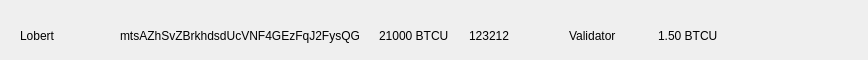
<?xml version="1.0" encoding="UTF-8"?>
<ui version="4.0">
 <class>MNRow</class>
 <widget class="QWidget" name="MNRow">
  <property name="geometry">
   <rect>
    <x>0</x>
    <y>0</y>
    <width>868</width>
    <height>60</height>
   </rect>
  </property>
  <property name="minimumSize">
   <size>
    <width>0</width>
    <height>60</height>
   </size>
  </property>
  <property name="maximumSize">
   <size>
    <width>16777215</width>
    <height>60</height>
   </size>
  </property>
  <property name="windowTitle">
   <string>Form</string>
  </property>
  <property name="styleSheet">
   <string notr="true"/>
  </property>
  <layout class="QVBoxLayout" name="verticalLayout">
   <item>
    <widget class="QWidget" name="Contener" native="true">
     <property name="minimumSize">
      <size>
       <width>0</width>
       <height>50</height>
      </size>
     </property>
     <property name="maximumSize">
      <size>
       <width>16777215</width>
       <height>50</height>
      </size>
     </property>
     <layout class="QHBoxLayout" name="horizontalLayout">
      <item>
       <widget class="QLabel" name="labelName">
        <property name="minimumSize">
         <size>
          <width>90</width>
          <height>0</height>
         </size>
        </property>
        <property name="maximumSize">
         <size>
          <width>80</width>
          <height>16777215</height>
         </size>
        </property>
        <property name="text">
         <string>Lobert</string>
        </property>
       </widget>
      </item>
      <item>
       <spacer name="horizontalSpacer">
        <property name="orientation">
         <enum>Qt::Horizontal</enum>
        </property>
        <property name="sizeHint" stdset="0">
         <size>
          <width>40</width>
          <height>20</height>
         </size>
        </property>
       </spacer>
      </item>
      <item>
       <widget class="QLabel" name="labelAddress">
        <property name="minimumSize">
         <size>
          <width>250</width>
          <height>0</height>
         </size>
        </property>
        <property name="maximumSize">
         <size>
          <width>250</width>
          <height>16777215</height>
         </size>
        </property>
        <property name="text">
         <string>mtsAZhSvZBrkhdsdUcVNF4GEzFqJ2FysQG</string>
        </property>
       </widget>
      </item>
      <item>
       <spacer name="horizontalSpacer_2">
        <property name="orientation">
         <enum>Qt::Horizontal</enum>
        </property>
        <property name="sizeHint" stdset="0">
         <size>
          <width>40</width>
          <height>20</height>
         </size>
        </property>
       </spacer>
      </item>
      <item>
       <widget class="QLabel" name="labelLeasing">
        <property name="minimumSize">
         <size>
          <width>80</width>
          <height>0</height>
         </size>
        </property>
        <property name="maximumSize">
         <size>
          <width>80</width>
          <height>16777215</height>
         </size>
        </property>
        <property name="text">
         <string>21000 BTCU</string>
        </property>
       </widget>
      </item>
      <item>
       <spacer name="horizontalSpacer_3">
        <property name="orientation">
         <enum>Qt::Horizontal</enum>
        </property>
        <property name="sizeHint" stdset="0">
         <size>
          <width>40</width>
          <height>20</height>
         </size>
        </property>
       </spacer>
      </item>
      <item>
       <widget class="QLabel" name="labelBlockHeight">
        <property name="minimumSize">
         <size>
          <width>90</width>
          <height>0</height>
         </size>
        </property>
        <property name="maximumSize">
         <size>
          <width>90</width>
          <height>16777215</height>
         </size>
        </property>
        <property name="text">
         <string>123212</string>
        </property>
       </widget>
      </item>
      <item>
       <spacer name="horizontalSpacer_4">
        <property name="orientation">
         <enum>Qt::Horizontal</enum>
        </property>
        <property name="sizeHint" stdset="0">
         <size>
          <width>40</width>
          <height>20</height>
         </size>
        </property>
       </spacer>
      </item>
      <item>
       <widget class="QLabel" name="labelType">
        <property name="minimumSize">
         <size>
          <width>80</width>
          <height>0</height>
         </size>
        </property>
        <property name="maximumSize">
         <size>
          <width>80</width>
          <height>16777215</height>
         </size>
        </property>
        <property name="text">
         <string>Validator</string>
        </property>
       </widget>
      </item>
      <item>
       <spacer name="horizontalSpacer_5">
        <property name="orientation">
         <enum>Qt::Horizontal</enum>
        </property>
        <property name="sizeHint" stdset="0">
         <size>
          <width>40</width>
          <height>20</height>
         </size>
        </property>
       </spacer>
      </item>
      <item>
       <widget class="QLabel" name="labelProfit">
        <property name="minimumSize">
         <size>
          <width>150</width>
          <height>0</height>
         </size>
        </property>
        <property name="maximumSize">
         <size>
          <width>150</width>
          <height>16777215</height>
         </size>
        </property>
        <property name="text">
         <string>1.50 BTCU</string>
        </property>
       </widget>
      </item>
      <item>
       <spacer name="horizontalSpacer_6">
        <property name="orientation">
         <enum>Qt::Horizontal</enum>
        </property>
        <property name="sizeHint" stdset="0">
         <size>
          <width>40</width>
          <height>20</height>
         </size>
        </property>
       </spacer>
      </item>
      <item>
       <widget class="QPushButton" name="pushButtonMenu">
        <property name="minimumSize">
         <size>
          <width>30</width>
          <height>0</height>
         </size>
        </property>
        <property name="maximumSize">
         <size>
          <width>30</width>
          <height>16777215</height>
         </size>
        </property>
        <property name="focusPolicy">
         <enum>Qt::NoFocus</enum>
        </property>
        <property name="styleSheet">
         <string notr="true">border:none; background-color:transparent; padding:0px;</string>
        </property>
        <property name="text">
         <string/>
        </property>
        <property name="icon">
         <iconset>
          <normaloff>:/ic-menu-hover</normaloff>:/ic-menu-hover</iconset>
        </property>
        <property name="iconSize">
         <size>
          <width>24</width>
          <height>24</height>
         </size>
        </property>
       </widget>
      </item>
     </layout>
    </widget>
   </item>
  </layout>
 </widget>
 <resources/>
 <connections/>
</ui>
